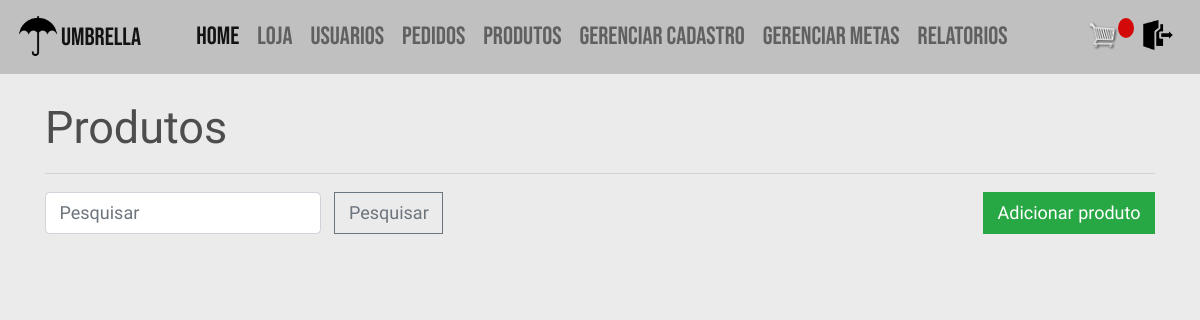
Before: /cadastro_produtos/ (signed in) with the older database file.
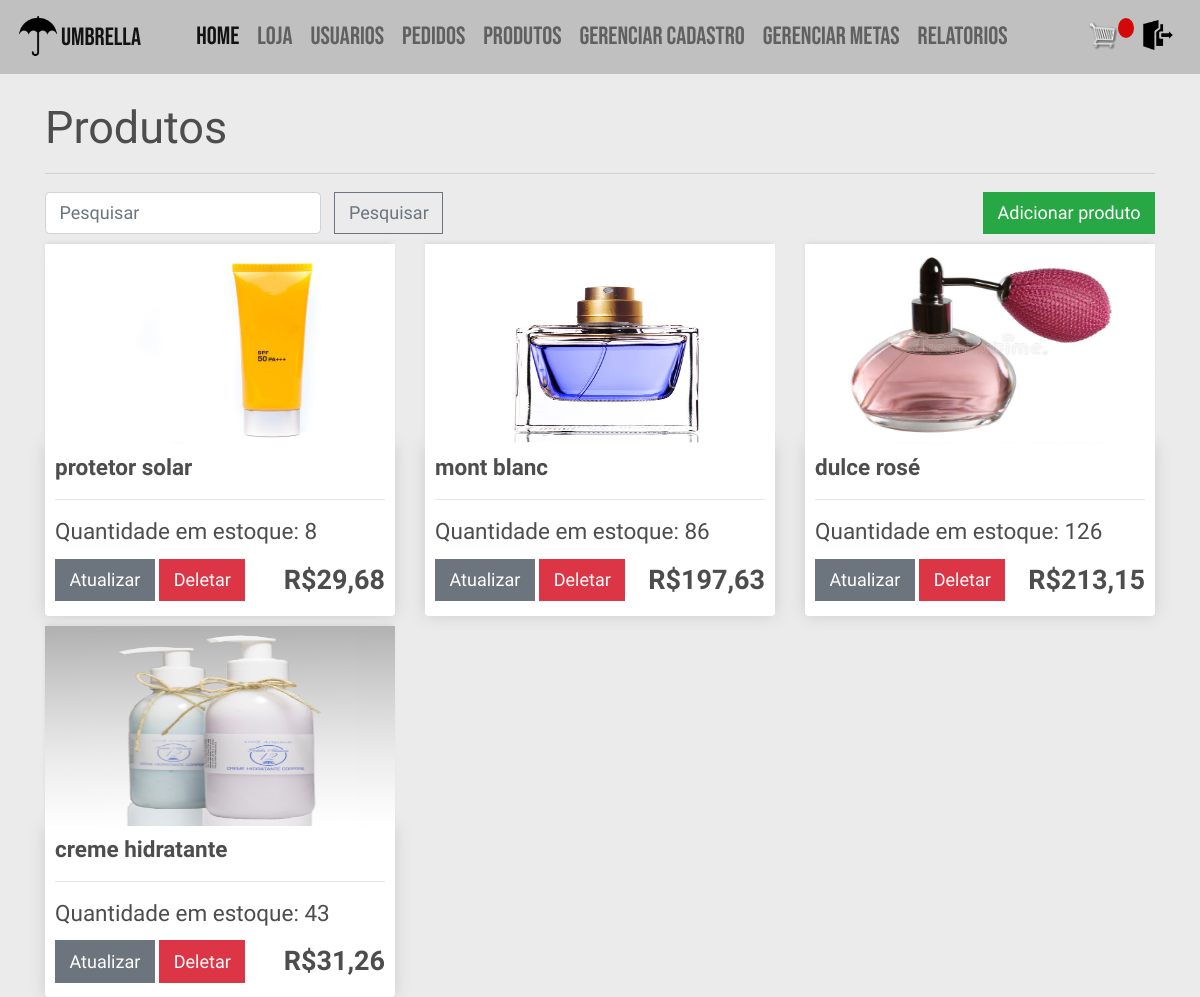
After: the same page with the newer database file.
### vendas/models.py (models this page shows, shortened)
class Produto(models.Model):
    codigo = models.IntegerField(_("codigo do produto"), unique=True)
    descricao = models.CharField(_("descrição"), max_length=200)
    nome = models.CharField(_("nome do produto"),
                            max_length=100)
    qtde_estoque = models.PositiveIntegerField(
        _("quantidade em estoque"))
    preco = models.FloatField(_("preço do produto"))
    image = models.ImageField(null=True, blank=True)
    @property
    def imageURL(self):
        try:
            url = self.image.url
        except:
            url = ''
        return url

### vendas/views.py (the view)
# urls.py: path('cadastro_produtos/', views.lista_produtos, name='cadastro_produtos'),
@login_required
@user_passes_test(supervisor_franquia_check)
def lista_produtos(request):
    produtos = Produto.objects.all()
    return render(request, "vendas/cadastro_produtos.html", {'produtos': produtos})

### users/models.py (called while the page is built)
    def __str__(self):
        return self.email

### vendas/views.py (called while the page is built)
def supervisor_franquia_check(user):
    if user.tipo == User.SUPERVISOR or user.tipo == User.FRANQUIA:
        return True
    else:
        return False

### vendas/templates/vendas/cadastro_produtos.html
{% extends 'vendas/base.html' %}
{% load static %}
{% block content %}
<h1>Produtos</h1>
<hr>
	<form class="form-inline" action="{% url 'pesquisa_produtos' %}" method="get" style="display: inline;">
		<input class="form-control mr-sm-2" name="q" type="search" placeholder="Pesquisar" aria-label="Pesquisar">
		<button class="btn btn-outline-secondary my-2 my-sm-0" type="submit">Pesquisar</button>
  	</form>
	<a class="btn btn-success add-prod" href="{% url 'adicionar_produto' %}">Adicionar produto</a>
	<div class="row">
		{% for produto in produtos %}
			<div class="col-lg-4">
				<img class="thumbnail" src="{{produto.imageURL}}">
				<div class="box-element product">
					<h5><strong>{{produto.nome}}</strong></h5>
					<hr>
					<h5>Quantidade em estoque:  {{produto.qtde_estoque}}</h5>
					<div class="d-flex">
						<div>
							<a class="btn btn-secondary btn-me mt-1 mb-1" href="{% url 'atualizar_produto' produto.id %}">Atualizar</a>
							<a class="btn btn-danger btn-me mt-1 mb-1" href="{% url 'deletar_produto' produto.id %}">Deletar</a>
						</div>
						<h4 class="my-auto ml-auto"><strong>R${{produto.preco|floatformat:2}}</strong></h4>
					</div>
				</div>
			</div>
		{% endfor %}
	</div>
{% endblock content %}

### vendas/templates/vendas/base.html (shortened to what this page needs)
<!DOCTYPE html>
{% load static %}
<html lang="en">
<head>
  <link rel="stylesheet" href="https://stackpath.bootstrapcdn.com/bootstrap/4.4.1/css/bootstrap.min.css">
  <link rel="stylesheet" type="text/css" href="{% static 'vendas/css/style.css' %}">
</head>
<body>
	<nav class="navbar navbar-expand-lg navbar-light bg-dark">
		<a class="navbar-brand" href="{% url 'vendas-home' %}"><img src="../../static/vendas/images/logo.png" alt="">UMBRELLA</a>
		<div class="nav-container">
		{% if request.user.tipo == 'revendedor' or request.user.tipo == 'loja'%}
			<div class="collapse navbar-collapse" id="navbarNavDropdown">
				<ul class="navbar-nav mr-auto">
					<li class="nav-item active">
						<a class="nav-link" href="{% url 'vendas-home' %}">Home<span class="sr-only">(Página atual)</span></a>
					</li>
					<li class="nav-item">
						<a class="nav-link" href="{% url 'produtos' %}">Loja</a>
					</li>
					<li class="nav-item">
						<a class="nav-link" href="{% url 'meus_pedidos' %}">Meus Pedidos</a>
					</li>
					<li class="nav-item">
						<a class="nav-link" href="{% url 'perfil' %}">Gerenciar Cadastro</a>
					</li>
				</ul>
			</div>
		{% elif request.user.tipo == 'franquia' %}
			<div class="collapse navbar-collapse" id="navbarNavDropdown">
				<ul class="navbar-nav mr-auto">
					<li class="nav-item active">
						<a class="nav-link" href="{% url 'vendas-home' %}">Home<span class="sr-only">(Página atual)</span></a>
					</li>
					<li class="nav-item">
						<a class="nav-link" href="{% url 'produtos' %}">Loja</a>
					</li>
					<li class="nav-item">
						<a class="nav-link" href="{% url 'usuarios' %}">Usuarios</a>
					</li>
					<li class="nav-item">
						<a class="nav-link" href="{% url 'pedidos' %}">Pedidos</a>
					</li>
					<li class="nav-item">
						<a class="nav-link" href="{% url 'cadastro_produtos' %}">Produtos</a>
					</li>
					<li class="nav-item">
						<a class="nav-link" href="{% url 'perfil' %}">Gerenciar Cadastro</a>
					</li>
					<li class="nav-item">
						<a class="nav-link" href="{% url 'metas' %}">Gerenciar Metas</a>
					</li>
					<li class="nav-item">
						<a class="nav-link" href="{% url 'relatorios' %}">Relatorios</a>
					</li>
				</ul>
			</div>
		{% endif %}
		</div>
	    <ul class="navbar-nav ml-auto">
			<div class="form-inline my-2 my-lg-0">
				<a href="{% url 'carrinho' %}">
				<img  id="carrinho-icon" src="{% static 'vendas/images/cart.png' %}">
				</a>
				<p id="carrinho-total">{{itensCarrinho}}</p>
			</div>
			<li class="nav-item">
				<a class="nav-link" href="{% url 'logout' %}"> <img class="img-icone" src="{% static 'vendas/images/leave.png' %}"> </a>
			</li>
		</ul>
	</nav>
    <div class="container">
		<br>
		{% block content %}
		{% endblock content %}
    </div>
</body>
</html>
</html>
{% load sweetify %}

### vendas/static/vendas/css/style.css (style rules this page uses)
html { font-size: 18px; }
body { margin: 0; padding: 0; font-family: 'Roboto Condensed', sans-serif; background-color: #EBEBEB; background-size: cover; background-repeat: no-repeat; background-position: center; height: 100vh; }
.navbar-brand img { width: 40px; margin-right: 3px; }
.nav-container { margin: auto; }
.navbar-brand { position: relative; top: -1px; font-size: 25px; }
.navbar { font-family: 'Bebas Neue', cursive; font-size: 25px; }
h1, h2, h3, h4, h5, h6 { color: hsl(0, 0%, 30%); }
.box-element { box-shadow: hsl(0, 0%, 80%) 0 0 16px; background-color: #fff; border-radius: 4px; padding: 10px; }
.thumbnail { width: 100%; height: 200px; -webkit-box-shadow: -1px -3px 5px -2px rgba(214, 214, 214, 1); -moz-box-shadow: -1px -3px 5px -2px rgba(214, 214, 214, 1); box-shadow: -1px -3px 5px -2px rgba(214, 214, 214, 1); }
.product { border-radius: 0 0 4px 4px; }
.bg-dark { background-color: #c0c0c0 !important; }
#carrinho-icon { width: 30px; display: inline-block; margin-left: 15px; }
#carrinho-total { display: block; text-align: center; color: #fff; background-color: rgb(211, 8, 8); width: 16px; height: 20px; border-radius: 50%; font-size: 14px; }
.col-lg-4, .col-lg-6, .col-lg-8, .col-lg-12 { margin-top: 10px; }
.btn { border-radius: 0; }
.img-icone { width: 30px; }
.add-prod { float: right; }

Changed rows visible on the page:
added Produto: imageURL (picture), nome "protetor solar", qtde_estoque "8", preco "29,68"
added Produto: imageURL (picture), nome "mont blanc", qtde_estoque "86", preco "197,63"
added Produto: imageURL (picture), nome "dulce rosé", qtde_estoque "126", preco "213,15"
added Produto: imageURL (picture), nome "creme hidratante", qtde_estoque "43", preco "31,26"
